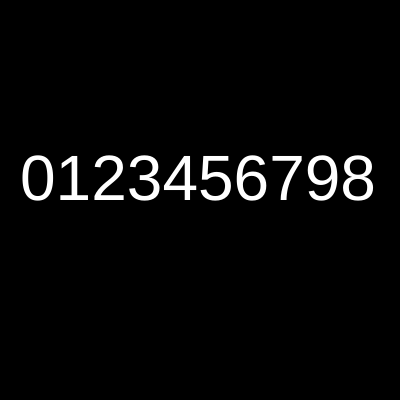
Frame 1 (no input)
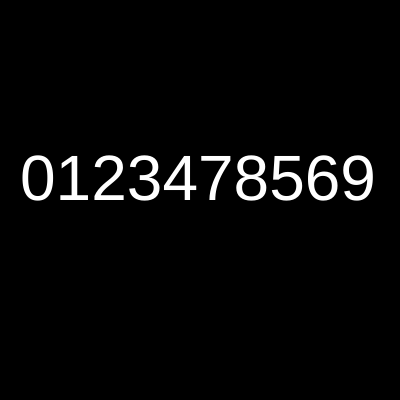
Frame 60 (no input)
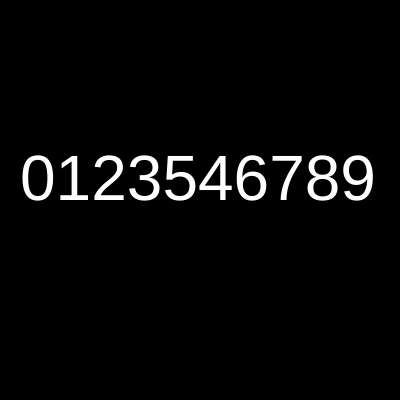
Frame 120 (the mouse pressed at the canvas centre since frame 60)

The p5.js sketch that drew these frames (run headless with seeded random() and noise() and a simulated clock; from frame 60 on, the mouse is pressed at the canvas centre):

// p5.js sketch
// ── sketch.js

// lexicographic order => 사전식 순서
// https://en.wikipedia.org/wiki/Lexicographic_order
// https://www.quora.com/How-would-you-explain-an-algorithm-that-generates-permutations-using-lexicographic-ordering

/* 
  How to take any permutation and generate the next one in lexicographic order?

  Suppose that P[1..n] is a permutation of 1 through n.
  We can construct the next permutation in lexicographic order by following these simple steps:

    1. Find the largest x such that P[x] < P[x+1]
         (If there is no such x, P is the last permutation.)
    2. Find the largest y such that P[x] < P[y]
    3. Swap P[x] and P[y]
    4. Reverse P[x+1 ... n]

  
*/

let vals = [0, 1, 2, 3, 4, 5, 6, 7, 8, 9];

function setup() {
    createCanvas(400, 400);
    textSize(64);
    fill(255);
}


function swap(array, i, j) {
    const temp = array[i];
    array[i] = array[j];
    array[j] = temp;
  }

function draw() {

    console.log(vals);

    // Step 1 : find the largest x that P[x] < P[x+1]
    let largestI = -1;
    for (let i = vals.length - 2; i >= 0; i--) {
        if (vals[i] < vals[i+1]) {
            largestI = i;
            break;
        }
    }
    if (largestI === -1) {
        noLoop();
        console.log('finished!');
    }

    // Step 2 : find the largest y such that P[x] < P[y]
    let largestJ = -1;
    for (let j = vals.length - 1; j >= 0; j--) {
        if (vals[largestI] < vals[j]) {
            largestJ = j;
            break;
        }
    }

    // Step 3 : swap P[x] and P[y]
    swap(vals, largestI, largestJ);

    // Step 4 : reverse from largestI + 1 to the end 
    const endArray = vals.splice(largestI + 1);
    endArray.reverse();
    vals = vals.concat(endArray);

    background(0);
    text(vals.reduce((a, c) => a + c , ''), 20, height / 2);

}
